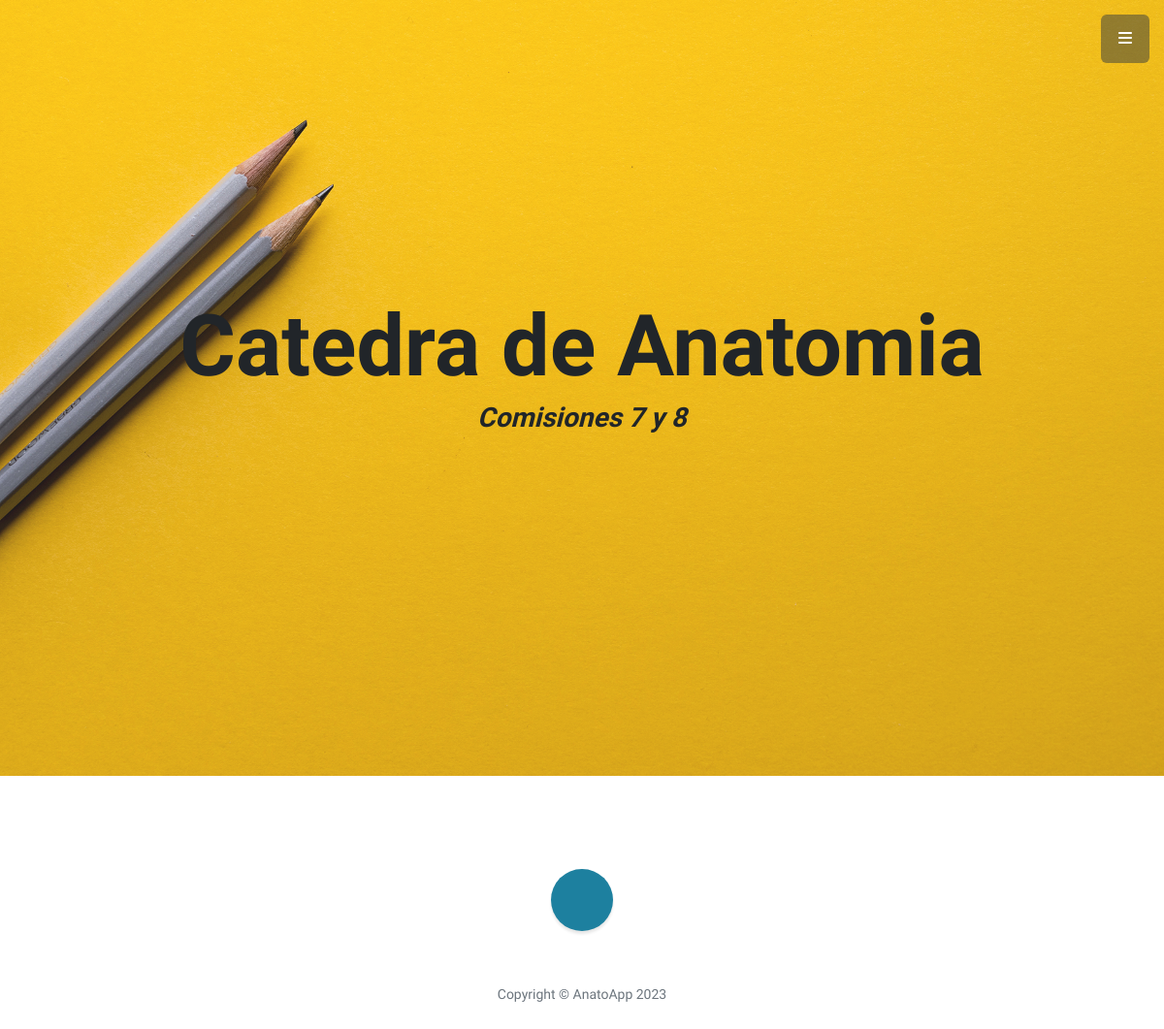
The page /AnatoApp/leerEntradas on the database as committed earlier.
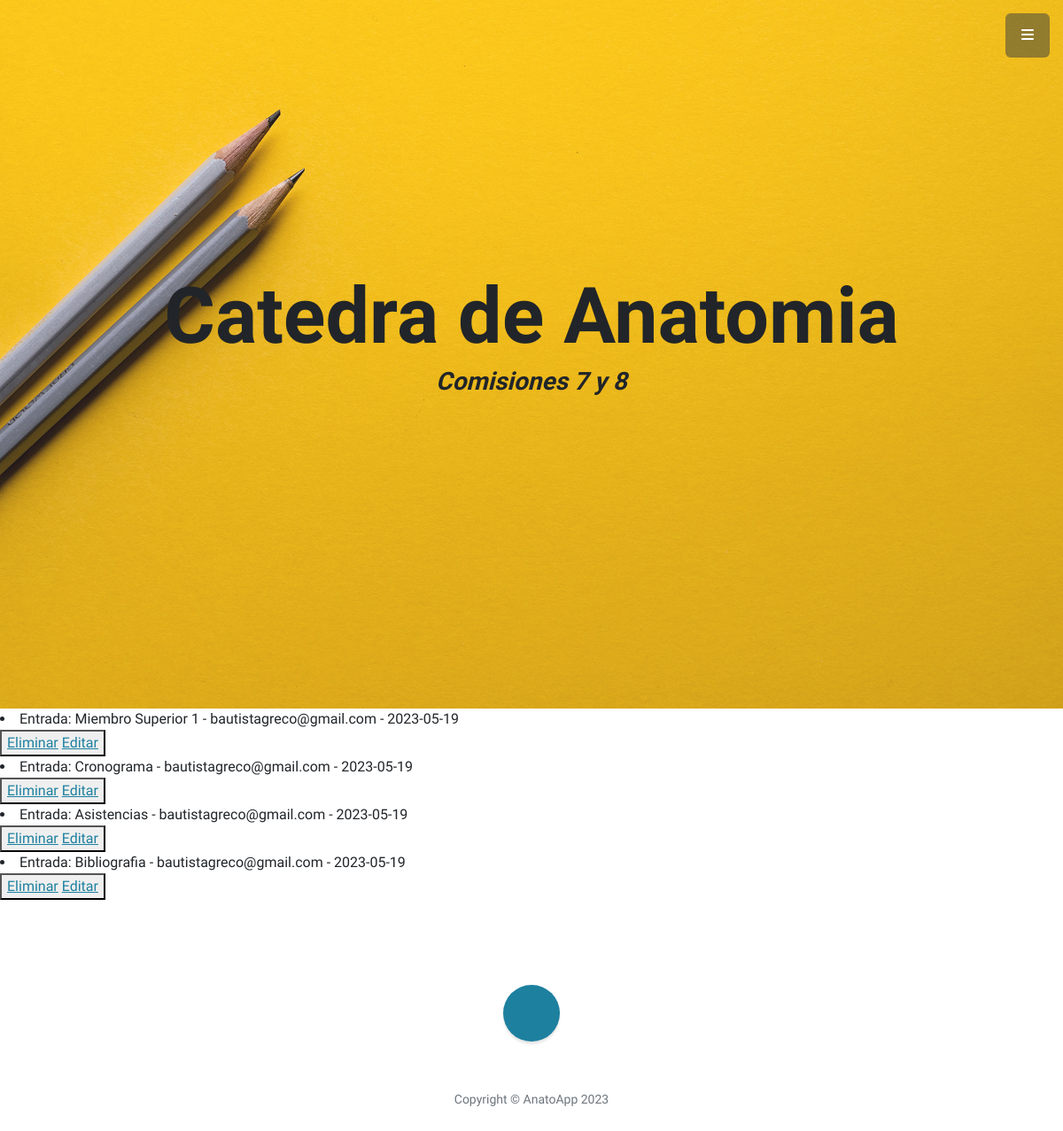
The same page on the database as committed later.
### AnatoApp/models.py (models this page shows)
class Entrada(models.Model):
    def __str__(self):
        return f"Entrada: {self.titulo} - {self.autor} - {self.fecha}"
    titulo = models.CharField(max_length=100)
    subtitulo = models.CharField(max_length=100)
    cuerpo = models.TextField()
    fecha = models.DateField(auto_now_add=True)
    imagen = models.ImageField(upload_to='media', null=True, blank = True)
    autor = models.ForeignKey(User, on_delete=models.CASCADE)

### AnatoApp/views.py (the view)
# urls.py: path('leerEntradas',views.leerEntradas,name='LeerEntradas'),
def leerEntradas (request):
    entradas= Entrada.objects.all()
    contexto= {"entradas": entradas}
    return render(request, "AnatoApp/leerEntradas.html",contexto)

### AnatoApp/templates/AnatoApp/leerEntradas.html (shortened to what this page needs)
{% extends "AnatoApp/pagina2.html" %}
{% load static %}
{% block Alumnos %}
<!DOCTYPE html>
<html lang="en">
<head>
</head>
<body>
    {% for p in entradas %}
        <li>{{p}}</li>
        <button>
            <a href="{% url 'EliminarEntrada' p.titulo %}"> Eliminar</a>
            <a href="{% url 'EditarEntrada' p.titulo %}"> Editar</a>
        </button>
    {% endfor %}
</body>
</html>
{% endblock %}

Rows that differ between the two databases and show on the page:
added Entrada: titulo+autor+fecha "Entrada: Miembro Superior 1 - bautistagreco@gmail.com - 2023-05-19"
added Entrada: titulo+autor+fecha "Entrada: Cronograma - bautistagreco@gmail.com - 2023-05-19"
added Entrada: titulo+autor+fecha "Entrada: Asistencias - bautistagreco@gmail.com - 2023-05-19"
added Entrada: titulo+autor+fecha "Entrada: Bibliografia - bautistagreco@gmail.com - 2023-05-19"
